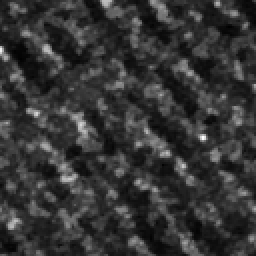
#> input picture python/SAR_T00_S288.png, 128 x 128 px (shown 2 times larger); its folder holds only this picture in this run
$ python ACF.py
#> lines starting #> are read from the running program, lines starting #| are printed output that depends on the picture; after the words box and inside, x2 and y2 are one past the last pixel; in counts of white or black regions, pixels touching at a corner belong together
import os
import glob
import re
import numpy as np
import pandas as pd
import cv2
from scipy.fft import fft2, fftshift, ifft2
from pathlib import Path
from sklearn.decomposition import PCA
from tqdm import tqdm

def estimate_wave_direction_acf(img, search_radius=15, threshold_ratio=0.55):
    """
    Estimate wave direction from 2D spatial autocorrelation (ACF) method (FFT-accelerated)
    """
    img_centered = img - np.mean(img)
    f_transform = fft2(img_centered)
    power_spectrum = f_transform * np.conj(f_transform)
    acf_raw = np.real(ifft2(power_spectrum))
    acf = fftshift(acf_raw)

    center_y, center_x = np.unravel_index(np.argmax(acf), acf.shape)
    max_val = acf[center_y, center_x]

    y_indices, x_indices = np.ogrid[:acf.shape[0], :acf.shape[1]]
    dist_from_center = np.sqrt((x_indices - center_x)**2 + (y_indices - center_y)**2)
    core_mask = (dist_from_center <= search_radius) & (acf >= max_val * threshold_ratio)

    pts_y, pts_x = np.where(core_mask)
    pts_y_rel = pts_y - center_y
    pts_x_rel = pts_x - center_x
    points = np.vstack((pts_x_rel, pts_y_rel)).T

    if len(points) < 5:
        return np.nan

    pca = PCA(n_components=2)
    pca.fit(points)

    short_axis_vector = pca.components_[1]
    wave_dir_rad = np.arctan2(short_axis_vector[1], short_axis_vector[0])
    wave_dir_deg = np.degrees(wave_dir_rad) % 180

    transformed_dir_deg = 180.0 - wave_dir_deg
    return transformed_dir_deg % 180


def directional_rolling_mean(angles_deg, window=25):
    """
    Scientific vector moving average for 180-degree periodic wave direction
    """
    rad_2X = np.radians(angles_deg * 2)
    sin_components = np.sin(rad_2X)
    cos_components = np.cos(rad_2X)

    smooth_sin = pd.Series(sin_components).rolling(window=window, min_periods=1, center=False).mean()
    smooth_cos = pd.Series(cos_components).rolling(window=window, min_periods=1, center=False).mean()

    recon_rad_2X = np.arctan2(smooth_sin, smooth_cos)
    recon_deg_2X = np.degrees(recon_rad_2X) % 360
    smooth_angles = recon_deg_2X / 2.0
    return smooth_angles


if __name__ == "__main__":
    print("=== Starting Multi-Transect ACF Calculation + Data Filtering + Scientific Vector Smoothing System ===")

    # 路径配置
    save_dir = r'D:\SAR_database\python'          # Directory for patch PNGs
    output_dir = r'D:\SAR_database\python2'        # Output directory
    os.makedirs(output_dir, exist_ok=True)

    ROOT = Path(__file__).parent
    csv_dir_path = ROOT / "python2"
    patch_dir_path = ROOT / "python"

    supply_dir_path = ROOT / "supply_data"

    model_save_path = ROOT / "best_transformer_model2.pth"

    # Universal matching: match any transect Txx and any sample point Sxxx
    search_pattern = os.path.join(save_dir, "SAR_T*_S*.png")
    all_img_paths = glob.glob(search_pattern)

    if not all_img_paths:
        print(f"❌ No SAR images matching the naming convention found in directory {save_dir}. Please check the path.")
        exit()

    print(f"Found {len(all_img_paths)} transect patches. Organizing transect mapping...")

    # Regex for precise filename parsing
    filename_regex = re.compile(r"SAR_T(\d{2})_S(\d{3})\.png")

    # Group image paths by transect ID
    transects_dict = {}
    for path in all_img_paths:
        filename = os.path.basename(path)
        match = filename_regex.match(filename)
        if match:
            t_idx = int(match.group(1))
            s_idx = int(match.group(2))
            if t_idx not in transects_dict:
                transects_dict[t_idx] = []
            transects_dict[t_idx].append((s_idx, path))

    print(f"Successfully identified {len(transects_dict)} independent transects with data.")

    summary_all_transects = []
    summary_deleted_data = []  # Collect all deleted data

    # Convert critical radians to angle filtering thresholds
    min_deg = np.degrees(0.3491)  # ~20.002°
    max_deg = np.degrees(1.3090)  # ~74.999°

    # Process each transect
    for t_idx in sorted(transects_dict.keys()):
        print(f"\n---> Processing transect [Transect {t_idx:02d}] ...")

        # Ensure points within the current transect are strictly ordered by s_idx
        pts_list = sorted(transects_dict[t_idx], key=lambda x: x[0])
        transect_dataset = []

        for s_idx, img_path in tqdm(pts_list, desc=f"T{t_idx:02d} ACF feature extraction"):
            img = cv2.imread(img_path, cv2.IMREAD_GRAYSCALE)
#> img is the input picture: shape (128, 128); min 0, max 255, mean 52.9
            if img is None:
                # Image read failure also captured as deleted data
                summary_deleted_data.append({
                    "transect_id": t_idx,
                    "s_idx": s_idx,
                    "Theta_ACF_Raw": np.nan,
                    "deleted_reason": "Image read failed"
                })
                continue

            try:
                wave_direction = estimate_wave_direction_acf(img, search_radius=15, threshold_ratio=0.55)
#> in estimate_wave_direction_acf, `acf_raw = np.real(ifft2(power_spectrum))`:
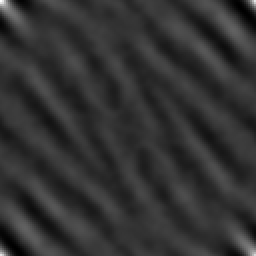
#> acf_raw: shape (128, 128) float64 (shown 2 times larger); min -3626355.9, max 14652774.1, mean 0; drawn with min black and max white
#> in estimate_wave_direction_acf, `acf = fftshift(acf_raw)`:
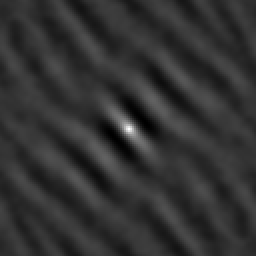
#> acf: shape (128, 128) float64 (shown 2 times larger); min -3626355.9, max 14652774.1, mean 0; drawn with min black and max white
#> in estimate_wave_direction_acf, `center_y, center_x = np.unravel_index(np.argmax(acf), acf.shape)`: center_y = 64
#> in estimate_wave_direction_acf, `max_val = acf[center_y, center_x]`: max_val = 14652774.1
#> in estimate_wave_direction_acf, `dist_from_center = np.sqrt((x_indices - center_x)**2 + (y_indices - ce..`:
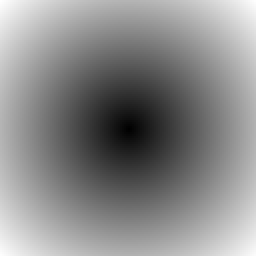
#> dist_from_center: shape (128, 128) float64 (shown 2 times larger); min 0, max 90.51, mean 49; drawn with min black and max white
#> in estimate_wave_direction_acf, `core_mask = (dist_from_center <= search_radius) & (acf >= max_val * th..`:
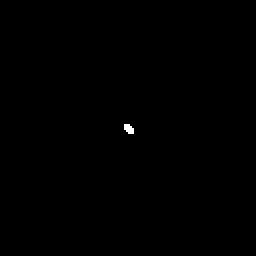
#> core_mask: shape (128, 128) bool (shown 2 times larger); 0.12% white; 1 white region (1 under 20 px)
#> in estimate_wave_direction_acf, `pts_y, pts_x = np.where(core_mask)`: pts_y = 19 values from 62 to 66; pts_x = 19 values, max 66 at index 11, min 62 at index 0, mean 64
#> in estimate_wave_direction_acf, `pts_y_rel = pts_y - center_y`: pts_y_rel = 19 values from -2 to 2
#> in estimate_wave_direction_acf, `pts_x_rel = pts_x - center_x`: pts_x_rel = 19 values, max 2 at index 11, min -2 at index 0, mean 0
#> in estimate_wave_direction_acf, `points = np.vstack((pts_x_rel, pts_y_rel)).T`: points = 19 rows, first 8: [-2, -2], [-1, -2], [0, -2], [-2, -1], [-1, -1], [0, -1], [1, -1], [-2, 0]
#> wave_direction = 45
            except Exception:
                wave_direction = np.nan

            transect_dataset.append({
                "s_idx": s_idx,
                "Theta_ACF_Raw": wave_direction
            })

        if transect_dataset:
            df_transect = pd.DataFrame(transect_dataset)
#> df_transect = table of 1 rows and 2 columns

            # ====== Data Cleaning and Collection Steps ======

            # 1. Extract and collect the last 7 data points of each transect
            if len(df_transect) > 7:
                df_last_7 = df_transect.iloc[-7:].copy()
                df_last_7.insert(0, 'transect_id', t_idx)
                df_last_7['deleted_reason'] = 'Last 7 rows of transect'
                summary_deleted_data.append(df_last_7)

                # Keep the preceding data
                df_transect = df_transect.iloc[:-7].reset_index(drop=True)
            else:
                # If not enough data (less than 7), mark all as deleted and skip
                df_transect.insert(0, 'transect_id', t_idx)
                df_transect['deleted_reason'] = 'Transect length <= 7'
                summary_deleted_data.append(df_transect)
                print(f"⚠️ Transect [Transect {t_idx:02d}] has fewer than 7 data points, all removed and skipped.")
                continue

            # 2. Extract and collect invalid angle range data (outside the specified range, or NaN)
            # Valid mask
            valid_mask = (df_transect["Theta_ACF_Raw"] >= min_deg) & (df_transect["Theta_ACF_Raw"] <= max_deg)

            # Extract invalid data
            df_invalid = df_transect[~valid_mask].copy()
            if not df_invalid.empty:
                df_invalid.insert(0, 'transect_id', t_idx)
                # Distinguish between computation errors (NaN) and out-of-range
                df_invalid['deleted_reason'] = np.where(
                    df_invalid['Theta_ACF_Raw'].isna(),
                    'ACF calculation NaN/Error',
                    f'Angle out of range ({min_deg:.2f} to {max_deg:.2f} deg)'
                )
                summary_deleted_data.append(df_invalid)

            # Filter DataFrame to keep only valid rows
            df_transect = df_transect[valid_mask].reset_index(drop=True)

            # If no remaining data after filtering, skip
            if df_transect.empty:
                print(f"⚠️ Transect [Transect {t_idx:02d}] has no valid rows after filtering.")
                continue

            # ==================================

            # Apply 25-window vector smoothing to the cleaned continuous angles
            df_transect["Theta_ACF_Smoothed"] = directional_rolling_mean(df_transect["Theta_ACF_Raw"], window=25)

            df_transect["Theta_ACF_Raw"] = df_transect["Theta_ACF_Raw"].round(4)
            df_transect["Theta_ACF_Smoothed"] = df_transect["Theta_ACF_Smoothed"].round(4)

            # 1. Export individual transect CSV
            transect_csv_path = os.path.join(output_dir, f'SAR_theta_ACF_Transect_{t_idx:02d}.csv')
            df_transect.to_csv(transect_csv_path, index=False)

            # 2. Copy for master table, inject transect ID
            df_copy = df_transect.copy()
            df_copy.insert(0, 'transect_id', t_idx)
            summary_all_transects.append(df_copy)

    # 3. Vertically merge all valid transects, export global master table
    if summary_all_transects:
        master_df = pd.concat(summary_all_transects, ignore_index=True)
        master_csv_path = os.path.join(output_dir, 'SAR_theta_ACF_All_Master.csv')
        master_df.to_csv(master_csv_path, index=False)
        print(f"\n📁 Master table for all transects and sample points saved to: {master_csv_path} (total rows: {len(master_df)})")

    # 4.Merge all the deleted data vertically and export the summary table of the independent cleaning log.
    if summary_deleted_data:
        deleted_df = pd.concat([pd.DataFrame(x) if isinstance(x, list) else x for x in summary_deleted_data], ignore_index=True)
#> deleted_df = table of 1 rows and 4 columns
        cols = ['transect_id', 's_idx', 'Theta_ACF_Raw', 'deleted_reason']
        deleted_df = deleted_df[cols]
        if 'Theta_ACF_Raw' in deleted_df.columns:
            deleted_df['Theta_ACF_Raw'] = deleted_df['Theta_ACF_Raw'].round(4)

        deleted_csv_path = os.path.join(output_dir, 'SAR_theta_ACF_Deleted_Rows.csv')
        deleted_df.to_csv(deleted_csv_path, index=False)
        print(f" All the abnormal sample data that were removed have been synchronized to: {deleted_csv_path} (Total number of lines: {len(deleted_df)})")
#|  All the abnormal sample data that were removed have been synchronized to: D:\SAR_database\python2/SAR_theta_ACF_Deleted_Rows.csv (Total number of lines: 1)

    print("\n====================================================")
    print(f"🎉 🎉 🎉 complete！")

$ run again, on python/SAR_T03_S019.png
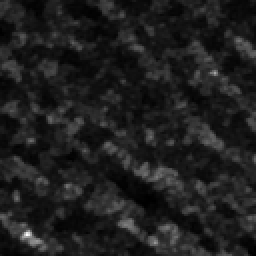
#> input picture python/SAR_T03_S019.png, 128 x 128 px (shown 2 times larger)
#> img is the input picture: shape (128, 128); min 0, max 255, mean 30.5
#> in estimate_wave_direction_acf, `acf_raw = np.real(ifft2(power_spectrum))`:
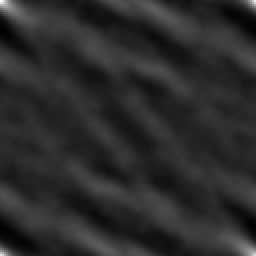
#> acf_raw: shape (128, 128) float64 (shown 2 times larger); min -1302884.4, max 6262032.6, mean 0; drawn with min black and max white
#> in estimate_wave_direction_acf, `acf = fftshift(acf_raw)`:
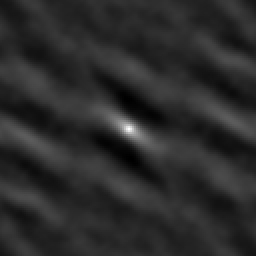
#> acf: shape (128, 128) float64 (shown 2 times larger); min -1302884.4, max 6262032.6, mean 0; drawn with min black and max white
#> center_y = 64
#> max_val = 6262032.6
#> core_mask: shape (128, 128) bool; 0.18% white; 1 white region, box (x1, y1, x2, y2) and area: (61, 62, 68, 67) 29
#> pts_y = 29 values from 62 to 66; pts_x = 29 values, max 67 at index 17, min 61 at index 0, mean 64
#> pts_y_rel = 29 values from -2 to 2
#> pts_x_rel = 29 values, max 3 at index 17, min -3 at index 0, mean 0
#> points = 29 pairs, first value -3 to 3, second value -2 to 2
#> wave_direction = 65.12
#> df_transect = table of 1 rows and 2 columns
#> deleted_df = table of 1 rows and 4 columns
#|  All the abnormal sample data that were removed have been synchronized to: D:\SAR_database\python2/SAR_theta_ACF_Deleted_Rows.csv (Total number of lines: 1)

$ run again, on python/SAR_T03_S124.png
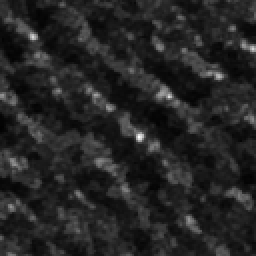
#> input picture python/SAR_T03_S124.png, 128 x 128 px (shown 2 times larger)
#> img is the input picture: shape (128, 128); min 0, max 255, mean 36.6
#> in estimate_wave_direction_acf, `acf_raw = np.real(ifft2(power_spectrum))`:
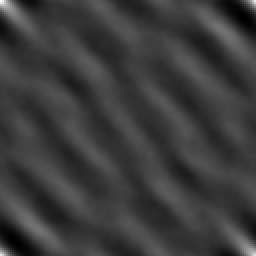
#> acf_raw: shape (128, 128) float64 (shown 2 times larger); min -2608190, max 8406394, mean 0; drawn with min black and max white
#> in estimate_wave_direction_acf, `acf = fftshift(acf_raw)`:
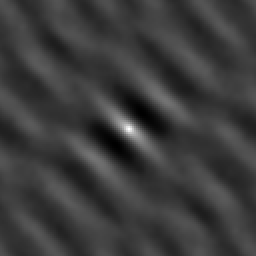
#> acf: shape (128, 128) float64 (shown 2 times larger); min -2608190, max 8406394, mean 0; drawn with min black and max white
#> center_y = 64
#> max_val = 8406394
#> core_mask: shape (128, 128) bool; 0.15% white; 1 white region, box (x1, y1, x2, y2) and area: (61, 62, 68, 67) 25
#> pts_y = 25 values from 62 to 66; pts_x = 25 values, max 67 at index 20, min 61 at index 0, mean 64
#> pts_y_rel = 25 values from -2 to 2
#> pts_x_rel = 25 values, max 3 at index 20, min -3 at index 0, mean 0
#> points = 25 pairs, first value -3 to 3, second value -2 to 2
#> wave_direction = 59.04
#> df_transect = table of 1 rows and 2 columns
#> deleted_df = table of 1 rows and 4 columns
#|  All the abnormal sample data that were removed have been synchronized to: D:\SAR_database\python2/SAR_theta_ACF_Deleted_Rows.csv (Total number of lines: 1)

$ run again, on python/SAR_T03_S283.png
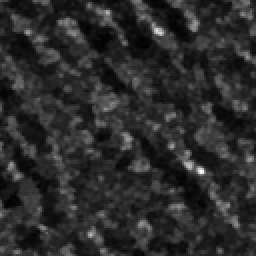
#> input picture python/SAR_T03_S283.png, 128 x 128 px (shown 2 times larger)
#> img is the input picture: shape (128, 128); min 0, max 255, mean 43.5
#> in estimate_wave_direction_acf, `acf_raw = np.real(ifft2(power_spectrum))`:
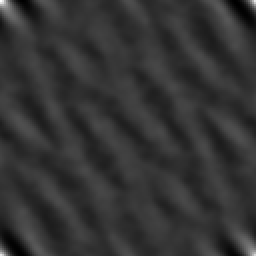
#> acf_raw: shape (128, 128) float64 (shown 2 times larger); min -2627646.8, max 10230306.2, mean 0; drawn with min black and max white
#> in estimate_wave_direction_acf, `acf = fftshift(acf_raw)`:
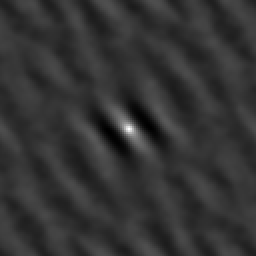
#> acf: shape (128, 128) float64 (shown 2 times larger); min -2627646.8, max 10230306.2, mean 0; drawn with min black and max white
#> center_y = 64
#> max_val = 10230306.2
#> core_mask: shape (128, 128) bool; 0.12% white; 1 white region (1 under 20 px)
#> pts_y = 19 values from 62 to 66; pts_x = 19 values, max 66 at index 11, min 62 at index 0, mean 64
#> pts_y_rel = 19 values from -2 to 2
#> pts_x_rel = 19 values, max 2 at index 11, min -2 at index 0, mean 0
#> points = 19 rows, first 8: [-2, -2], [-1, -2], [0, -2], [-2, -1], [-1, -1], [0, -1], [1, -1], [-2, 0]
#> wave_direction = 45
#> df_transect = table of 1 rows and 2 columns
#> deleted_df = table of 1 rows and 4 columns
#|  All the abnormal sample data that were removed have been synchronized to: D:\SAR_database\python2/SAR_theta_ACF_Deleted_Rows.csv (Total number of lines: 1)
